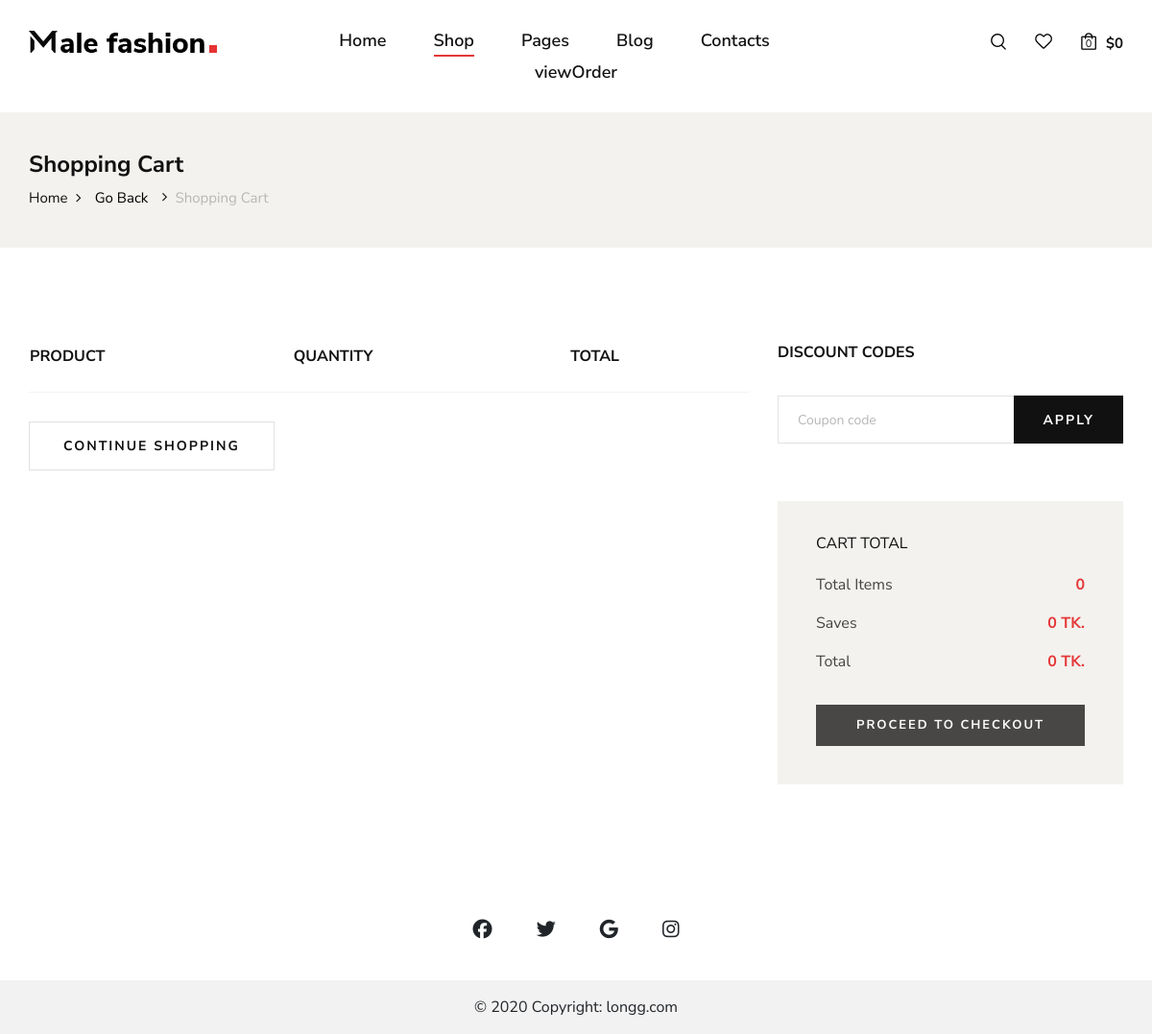
The app's page /cart/ (signed in), older data.
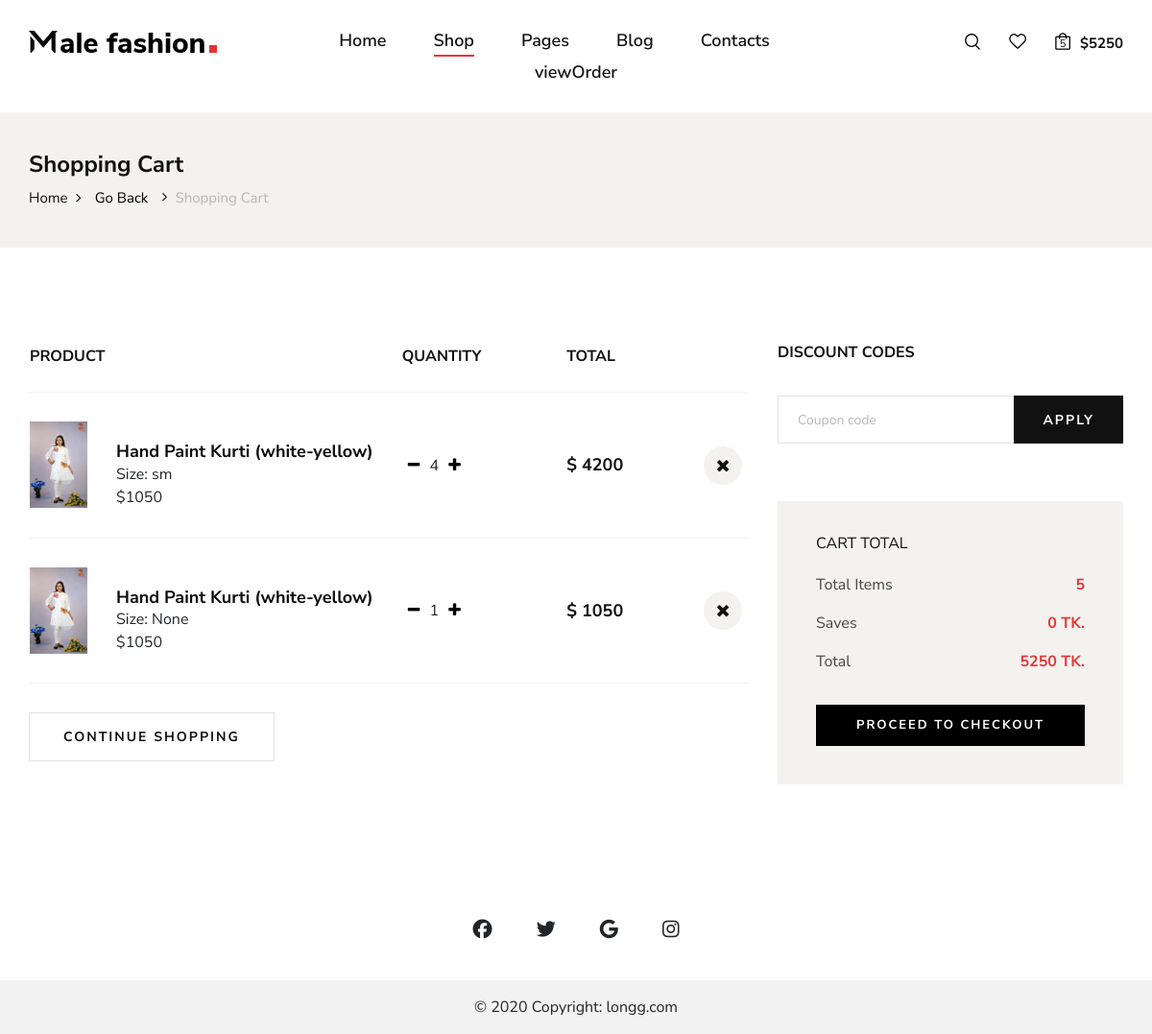
The same page, newer data.
### shop/models.py (models this page shows, shortened)
class Order(models.Model):
    STATUS_CHOICES = [
        ('not_confirm','not_confirm'),
        ('Pending', 'Pending'),
        ('Processing', 'Processing'),
        ('Shipped', 'Shipped'),
        ('Delivered', 'Delivered'),
        ('Cancelled', 'Cancelled'),
    ]
    user=models.ForeignKey(UserProfile,on_delete=models.SET_NULL,null=True)
    status = models.CharField(max_length=20, choices=STATUS_CHOICES, default='Pending')
    items = models.ManyToManyField('Product', through='OrderItem')
    created_at=models.DateTimeField(default=now,blank=True)
    complete=models.BooleanField(default=False,blank=True)
    order_id=models.CharField(max_length=20,null=True,blank=True)
    coupon=models.BooleanField(default=False,null=True,blank=True)
    coupon_percentange=models.PositiveIntegerField(default=0,null=True,blank=True)
    cancel_reason=models.TextField(null=True,blank=True)
    @property
    def get_total(self):
        order_items = OrderItem.objects.filter(order=self)
        total = sum(item.item_total for item in order_items)
        if self.coupon:
            total-=total*(self.coupon_percentange/100)
        return int(total)
    @property
    def total(self):
        order_items = OrderItem.objects.filter(order=self)
        total = sum(item.item_total for item in order_items)
        return int(total)
    @property
    def total_items(self):
        order_items = OrderItem.objects.filter(order=self)
        total = sum(item.quantity for item in order_items)
        return total

class OrderItem(models.Model):
    product=models.ForeignKey(Product,on_delete=models.SET_NULL,null=True)
    quantity=models.IntegerField(default=0)
    order = models.ForeignKey(Order, related_name='order_items',null=True, on_delete=models.CASCADE)
    size=models.CharField(max_length=10,blank=True,null=True)
    @property
    def item_total(self):
        total=self.product.price*self.quantity
        return total

class Product(models.Model):
    name=models.CharField(max_length=100)
    product_code=models.CharField(max_length=100,null=True,blank=True)
    description=models.TextField(null=True,blank=True)
    price = models.IntegerField(default=0)
    productCategory = models.ManyToManyField(ProductCategory)
    image=models.ImageField(upload_to='product-image/',blank=True,null=True)
    image2=models.ImageField(upload_to='product-image/',blank=True,null=True)
    image3=models.ImageField(upload_to='product-image/',blank=True,null=True)
    image4=models.ImageField(upload_to='product-image/',blank=True,null=True)
    arrive_at=models.DateTimeField(default=now,blank=True)
    new_arrival=models.BooleanField(default=False,blank=True)
    tags = TaggableManager()
    in_stock=models.BooleanField(default=True,blank=True)
    @property
    def imageURL(self):
        try:
            url=self.image.url
        except:
            url=''
        return url

### shop/views.py (the view, shortened to what this page needs)
# urls.py: path('cart/',cart, name="cart"),
def cart(request):
    userProfile=get_user(request)
    print(userProfile)
    order,c=Order.objects.get_or_create(user=userProfile,complete=False)
    items=OrderItem.objects.filter(order=order)
    total=items.count()
    coupons=Cuppon.objects.all()
    saves=order.total - order.get_total
    context={
        'total':total,
        'items':items,
        'order':order,
        'userProfile':userProfile,
        'saves':saves
    }
    return render(request,'shop/shopping-cart.html',context)

### shop/models.py (called while the page is built)
    def __str__(self):
        return str(self.user)

### shop/views.py (called while the page is built)
def get_user(request):
    user =None
    if request.user.is_authenticated:
        user=request.user
    else:
        u=create_anonymous_user(request)
        user,c=User.objects.get_or_create(username=u)
    try:
        userprofile, created = UserProfile.objects.get_or_create(user=user)
    except Exception as e:
        print(f"An error occurred: {str(e)}")
    return userprofile

### shop/templates/shop/shopping-cart.html (shortened to what this page needs)
<!DOCTYPE html>
{% load static %}
<html lang="zxx">
<head>
    <link rel="stylesheet" href="https://cdnjs.cloudflare.com/ajax/libs/font-awesome/6.5.1/css/all.min.css" />
    <link rel="stylesheet" href="{% static 'shop/css/bootstrap.min.css' %}" type="text/css">
    <link rel="stylesheet" href="{% static 'shop/css/font-awesome.min.css' %}" type="text/css">
    <link rel="stylesheet" href="{% static 'shop/css/elegant-icons.css' %}" type="text/css">
    <link rel="stylesheet" href="{% static 'shop/css/magnific-popup.css' %}" type="text/css">
    <link rel="stylesheet" href="{% static 'shop/css/nice-select.css' %}" type="text/css">
    <link rel="stylesheet" href="{% static 'shop/css/owl.carousel.min.css' %}" type="text/css">
    <link rel="stylesheet" href="{% static 'shop/css/slicknav.min.css' %}" type="text/css">
    <link rel="stylesheet" href="{% static 'shop/css/style.css' %}" type="text/css">
</head>
<body>
    <header class="header">
        <div class="container">
            <div class="row">
                <div class="col-lg-3 col-md-3">
                    <div class="header__logo">
                        <a href="./inex.html"><img src="img/logo.png" alt=""></a>
                    </div>
                </div>
                <div class="col-lg-6 col-md-6">
                    <nav class="header__menu mobile-menu">
                        <ul>
                            <li><a href="/">Home</a></li>
                            <li class="active"><a href="">Shop</a></li>
                            <li><a href="#">Pages</a>
                            </li>
                            <li><a href="./blog.html">Blog</a></li>
                            <li><a href="./contact.html">Contacts</a></li>
                            <li><a href="{% url 'viewOrder' %}">viewOrder</a></li>
                        </ul>
                    </nav>
                </div>
                <div class="col-lg-3 col-md-3">
                    <div class="header__nav__option">
                        <a href="#" class="search-switch"><img src="img/icon/search.png" alt=""></a>
                        <a href="#"><img src="img/icon/heart.png" alt=""></a>
                        <a href="{% url 'cart' %}"><img src="{% static 'shop/img/icon/cart.png' %}" alt=""> <span>{{order.total_items}}</span></a>
                        <div class="price">${{order.get_total}}</div>
                    </div>
                </div>
            </div>
        </div>
    </header>
    <section class="breadcrumb-option">
        <div class="container">
            <div class="row">
                <div class="col-lg-12">
                    <div class="breadcrumb__text">
                        <h4>Shopping Cart</h4>
                        <div class="breadcrumb__links">
                            <a href="/">Home</a>
                            <a>
                            <button style="border: none; background:none;" onclick="goBack()">Go Back</button></a>
                            <span>Shopping Cart</span>
                        </div>
                    </div>
                </div>
            </div>
        </div>
    </section>
    <section class="shopping-cart spad">
        <div class="container">
            <div class="row">
                <div class="col-lg-8">
                    <div class="shopping__cart__table">
                        <table>
                            <thead>
                                <tr>
                                    <th>Product</th>
                                    <th>Quantity</th>
                                    <th>Total</th>
                                    <th></th>
                                </tr>
                            </thead>
                            <tbody>
                            {% for item in items %}
                                <tr>
                                    <td class="product__cart__item">
                                        <div class="product__cart__item__pic">
                                            <img src="{{item.product.imageURL}}" height="90" width="auto" alt="">
                                        </div>
                                        <div class="product__cart__item__text">
                                            <h5>{{item.product.name}}</h5>
                                            <span>Size: {{item.size}}</span>
<br>
                                            <span>${{item.product.price}}</span>
                                        </div>
                                    </td>
                                    <td class="quantity__item">
                                        <div class="quantity">
                                            <button type="button" class="btn-number update-cart"  style="border: none;background: none;"
                                            data-action="remove" data-size={{item.size}} data-product={{item.product.id}}>
                                            <i class="fa fa-minus"></i>
                                            </button>
                                            <span>{{item.quantity}}</span>
                                            <button type="button" class="btn-number update-cart"  style="border: none;background: none;"
                                            data-action="add" data-size={{item.size}} data-product={{item.product.id}}>
                                            <i class="fa fa-plus"></i>
                                            </button>
                                        </div>
                                    </td>
                                    <td class="cart__price">$ {{item.item_total}}</td>
                                    <td class="cart__close">
                                        <button type="button" class="btn-number update-cart"  style="border: none;background: none;"
                                        data-action="delete" data-size={{item.size}} data-product={{item.product.id}}>
                                        <i class="fa fa-close"></i>
                                        </button>
                                    </td>
                                </tr>
                            {% endfor %}
                            </tbody>
                        </table>
                    </div>
                    <div class="row">
                        <div class="col-lg-6 col-md-6 col-sm-6">
                            <div class="continue__btn">
                                <a href="/">Continue Shopping</a>
                            </div>
                        </div>
                        <div class="col-lg-6 col-md-6 col-sm-6">
                        </div>
                    </div>
                </div>
                <div class="col-lg-4">
                    <div class="cart__discount">
                        <h6>Discount codes</h6>
                        <form method="post">
                            <input type="text" name="q" placeholder="Coupon code">
                            <button type="submit">Apply</button>
                        </form>
                    </div>
                    <div class="cart__total">
                        <h6>Cart total</h6>
                        <ul>
                            <li>Total Items <span>{{order.total_items}}</span></li>
                            <li>Saves <span>{{saves}} TK.</span></li>
                            <li>Total <span>{{order.get_total}} TK. </span></li>
                        </ul>
                        {% if order.total_items %}
                        <a href="{% url 'checkout' %}" class="primary-btn" >Proceed to checkout</a>
                        {% else %}
                        <a href="#" class="primary-btn" style="opacity: .7; cursor:none">Proceed to checkout</a>
                        {% endif %}
                    </div>
                </div>
            </div>
        </div>
    </section>
    <footer class="text-center bg-body-tertiary">
        <div class="container pt-4">
          <section class="mb-4">
            <a
              data-mdb-ripple-init
              class="btn btn-link btn-floating btn-lg text-body m-1"
              href="#!"
              role="button"
              data-mdb-ripple-color="dark"
              ><i class="fab fa-facebook-f"></i
            ></a>
            <a
              data-mdb-ripple-init
              class="btn btn-link btn-floating btn-lg text-body m-1"
              href="#!"
              role="button"
              data-mdb-ripple-color="dark"
              ><i class="fab fa-twitter"></i
            ></a>
            <a
              data-mdb-ripple-init
              class="btn btn-link btn-floating btn-lg text-body m-1"
              href="#!"
              role="button"
              data-mdb-ripple-color="dark"
              ><i class="fab fa-google"></i
            ></a>
            <a
              data-mdb-ripple-init
              class="btn btn-link btn-floating btn-lg text-body m-1"
              href="#!"
              role="button"
              data-mdb-ripple-color="dark"
              ><i class="fab fa-instagram"></i
            ></a>
          </section>
        </div>
        <div class="text-center p-3" style="background-color: rgba(0, 0, 0, 0.05);">
          © 2020 Copyright:
          <a class="text-body" href="https://mdbootstrap.com/">longg.com</a>
        </div>
      </footer>
</body>
</html>

Row changes from the older to the newer data that the page shows:
changed Order: total_items "0" → "5"; get_total "0" → "5250"
added OrderItem: product.imageURL (picture), product.name "Hand Paint Kurti (white-yellow)", size "sm", product.price "1050", quantity "4", item_total "4200"
added OrderItem: product.imageURL (picture), product.name "Hand Paint Kurti (white-yellow)", size "None", product.price "1050", quantity "1", item_total "1050"
